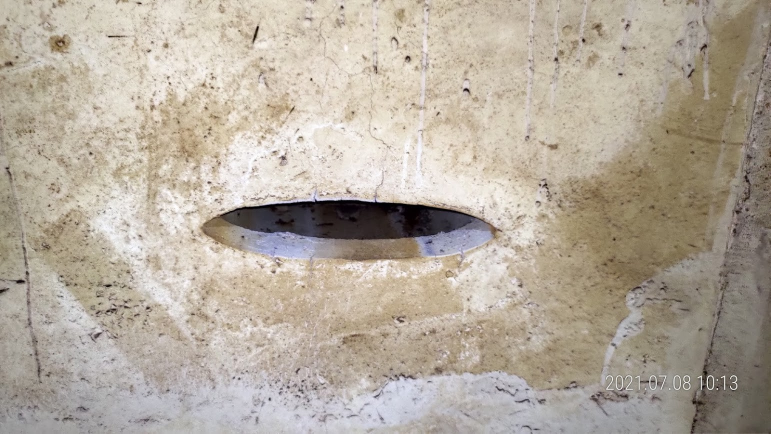
#> input picture nozzle_pic/normal.jpg, 1541 x 867 px (shown at 1/2 size)
$ jupyter execute pic_detect.ipynb   (shell and % lines are left out)
#> lines starting #> are read from the running program, lines starting #| are printed output that depends on the picture; after the words box and inside, x2 and y2 are one past the last pixel; in counts of white or black regions, pixels touching at a corner belong together
[cell 1]
import cv2
import numpy as np
from matplotlib import pyplot as plt

[cell 2]
image = cv2.imread("nozzle_pic/normal.jpg", 0)
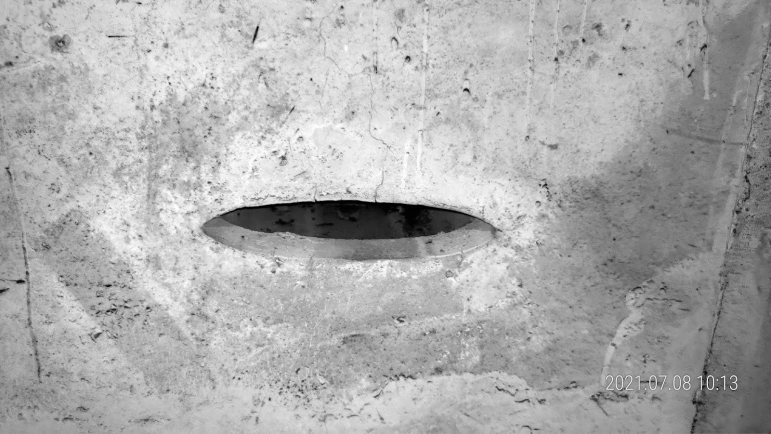
#> image: shape (867, 1541) (shown at 1/2 size); min 0, max 255, mean 172.6

[cell 3]
plt.imshow(image, cmap='gray')
plt.show()

[cell 4]
image = cv2.imread("nozzle_pic/normal.jpg")
#> image is the input picture: shape (867, 1541, 3); mean B, G, R 158, 171.1, 181
image = cv2.cvtColor(image, cv2.COLOR_BGR2GRAY)
#> image: shape (867, 1541)
rec, image = cv2.threshold(image, 100, 255, cv2.THRESH_BINARY)
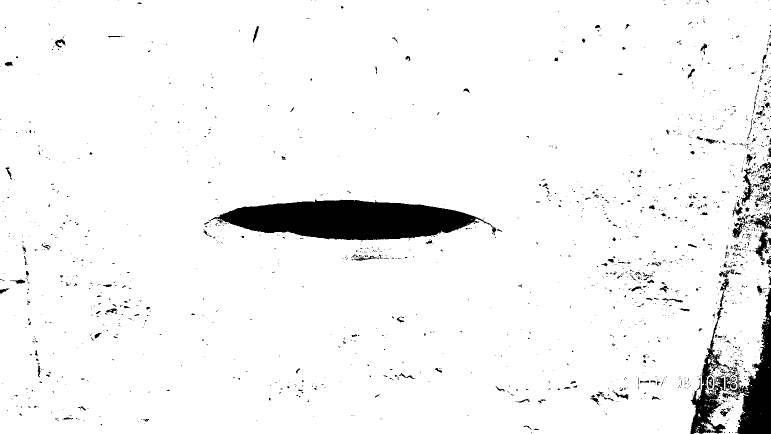
#> image: shape (867, 1541) (shown at 1/2 size); 95.3% white; 1824 black regions (1661 under 20 px), largest, box (x1, y1, x2, y2) and area: (417, 398, 992, 482) 30096, (1381, 575, 1541, 867) 15004, (1509, 461, 1541, 522) 753
plt.imshow(image)
plt.show()

[cell 5]
image = cv2.imread("nozzle_pic/crash.jpg")
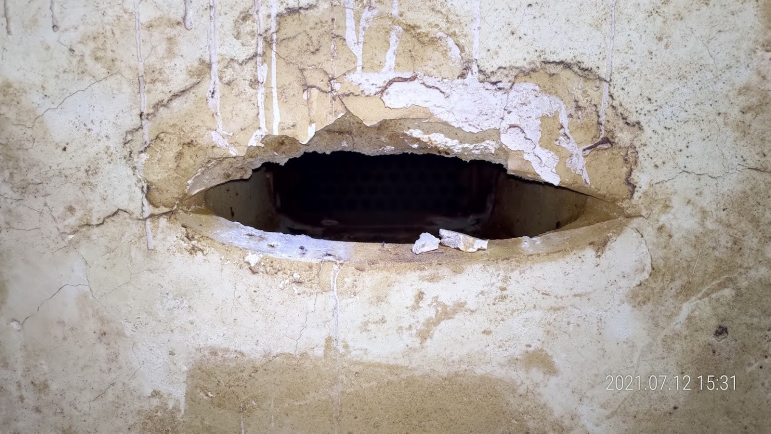
#> input picture nozzle_pic/crash.jpg, 1541 x 867 px (shown at 1/2 size)
#> image is the input picture: shape (867, 1541, 3); mean B, G, R 159.7, 165.7, 173.4
image = cv2.cvtColor(image, cv2.COLOR_BGR2GRAY)
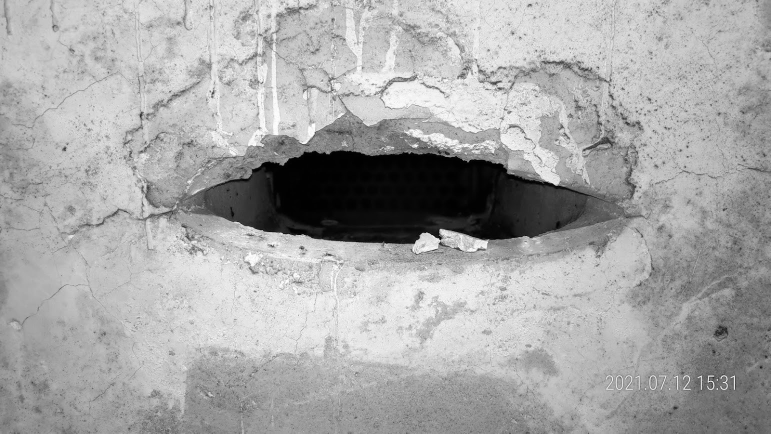
#> image: shape (867, 1541) (shown at 1/2 size); min 0, max 255, mean 167.3
rec, image = cv2.threshold(image, 100, 255, cv2.THRESH_BINARY)
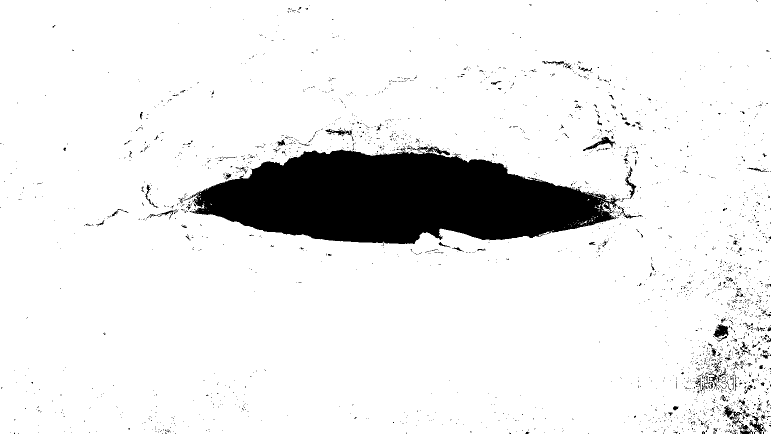
#> image: shape (867, 1541) (shown at 1/2 size); 90.7% white; 2674 black regions (2562 under 20 px), largest, box (x1, y1, x2, y2) and area: (368, 291, 1240, 492) 109767, (1427, 648, 1457, 684) 548, (1166, 273, 1232, 302) 467
plt.imshow(image)
plt.show()

[cell 6]
image.shape
#> Out = (867, 1541)

[cell 7]
import cv2 as cv
src = cv.imread("nozzle_pic/crash.jpg")

gray = cv.cvtColor(src, cv.COLOR_BGR2GRAY)
gaussian = cv.GaussianBlur(gray, (3, 3), 0)

edges = cv.Canny(gaussian, 70, 210)
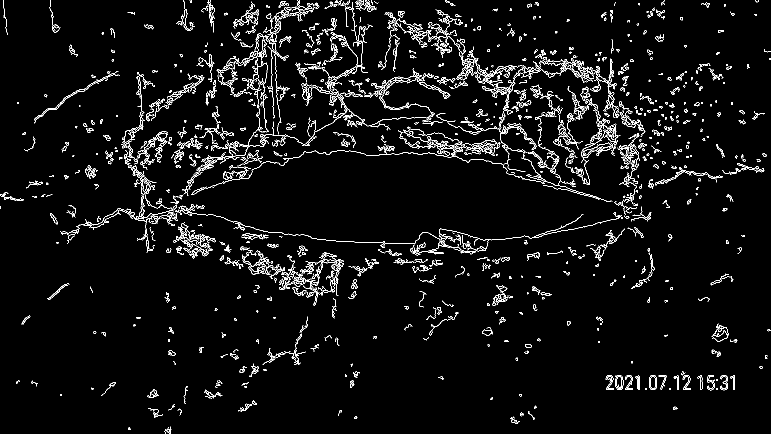
#> edges: shape (867, 1541) (shown at 1/2 size); 4.2% white in thin lines or dots
# 尋找輪廓
contours, hierarchy = cv.findContours(
    edges, cv.RETR_TREE, cv.CHAIN_APPROX_SIMPLE)
#> contours = 1815 contours, 1350 with area under 20; largest, box (x1, y1, x2, y2) and area: (1162, 250, 1241, 325) 1435, (1423, 647, 1457, 684) 610, (1165, 272, 1231, 303) 602, (1298, 750, 1314, 780) 382, (609, 49, 746, 159) 380

# 繪製輪廓
cv.drawContours(src, contours, -1, (0, 0, 255), 1)
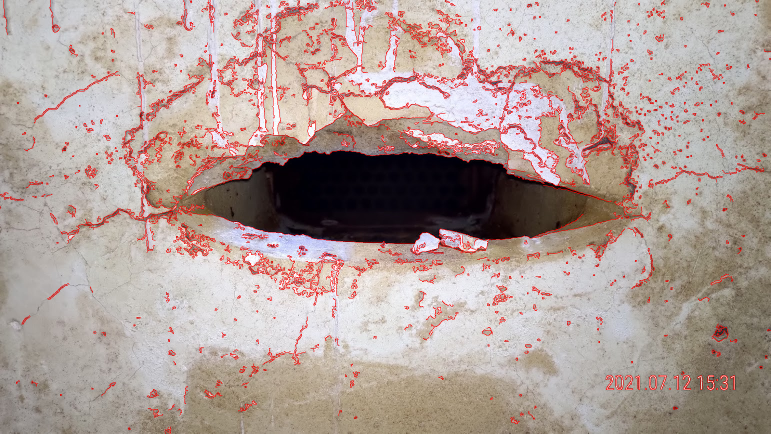
#> src: shape (867, 1541, 3) (shown at 1/2 size); 4.24% of pixels changed, all inside (x1, y1, x2, y2) = (0, 0, 1541, 867)

[cell 8]
plt.imshow(image)
plt.show()

[cell 9]
img = cv.imread('nozzle_pic/crash.jpg',0)
#> img: shape (867, 1541); min 0, max 255, mean 167.3
ret,thresh = cv.threshold(img,127,255,0)
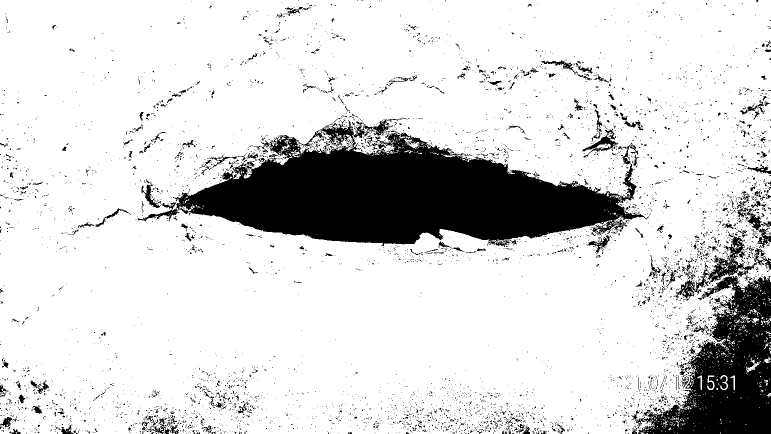
#> thresh: shape (867, 1541) (shown at 1/2 size); 84.5% white; 5505 black regions (5219 under 20 px)
contours,hierarchy = cv.findContours(thresh, 1, 2)
#> contours = 8068 contours, 7579 with area under 20; largest, box (x1, y1, x2, y2) and area: (0, 0, 1541, 867) 1284616, (348, 264, 1291, 493) 124764, (1387, 472, 1515, 585) 3636, (641, 241, 710, 292) 1580, (1164, 256, 1238, 305) 1139
cnt = contours[0]
#> cnt = [[1354, 866]]
M = cv.moments(cnt)
#> M = moments, m00 0
print( M )
#> (printed output is left out)

[cell 10]
area = cv.contourArea(cnt)
#> area = 0
print(area)
#| 0.0

[cell 11]
import cv2 as cv
img = cv.imread('nozzle_pic/crash.jpg')

[cell 12]
# convert to RGB
image = cv2.cvtColor(img, cv2.COLOR_BGR2RGB)
#> image: shape (867, 1541, 3)
# convert to grayscale
gray = cv2.cvtColor(img, cv2.COLOR_RGB2GRAY)

[cell 13]
plt.imshow(gray)
plt.show()

[cell 14]
# create a binary thresholded image
_, binary = cv2.threshold(gray, 225, 255, cv2.THRESH_BINARY_INV)
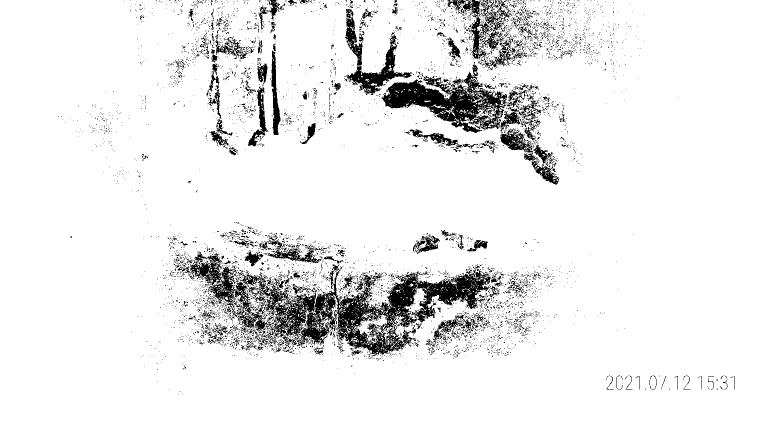
#> binary: shape (867, 1541) (shown at 1/2 size); 92.4% white; 6175 black regions (5907 under 20 px), largest, box (x1, y1, x2, y2) and area: (479, 539, 982, 712) 27895, (763, 128, 1014, 266) 12943, (688, 65, 825, 190) 3635
